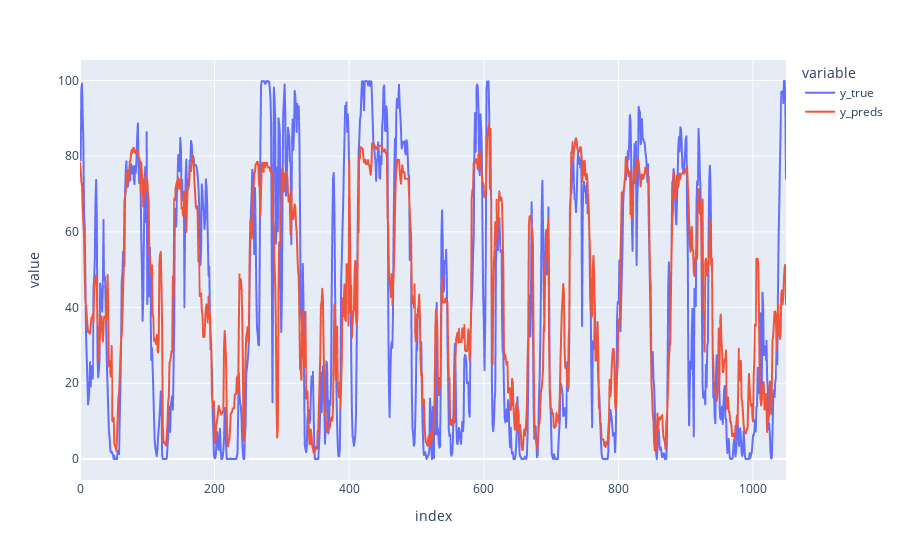

Notebook code cell kept with this figure:
### Markdown cell above
### Plot predictions

### Code cell
import plotly.express as px

df = pd.DataFrame({"y_true": y_true, "y_preds": y_preds})
fig = px.line(df, y=["y_true", "y_preds"], title='')
fig.show()

### Figure 1 — Plotly figure (JSON) as saved in the notebook; plotly's stock layout.template omitted (floating-point values rounded to 4 significant figures; data arrays with more than 128 entries replaced by an {"elided": "..."} marker saying what was removed)
{"data": [{"hovertemplate": "variable=y_true<br>index=%{x}<br>value=%{y}<extra></extra>", "legendgroup": "y_true", "line": {"color": "#636efa", "dash": "solid"}, "marker": {"symbol": "circle"}, "mode": "lines", "name": "y_true", "showlegend": true, "type": "scattergl", "x": {"elided": "1050 int values"}, "xaxis": "x", "y": {"elided": "1050 float values"}, "yaxis": "y"}, {"hovertemplate": "variable=y_preds<br>index=%{x}<br>value=%{y}<extra></extra>", "legendgroup": "y_preds", "line": {"color": "#EF553B", "dash": "solid"}, "marker": {"symbol": "circle"}, "mode": "lines", "name": "y_preds", "showlegend": true, "type": "scattergl", "x": {"elided": "1050 int values"}, "xaxis": "x", "y": {"elided": "1050 float values"}, "yaxis": "y"}], "layout": {"legend": {"title": {"text": "variable"}, "tracegroupgap": 0}, "margin": {"t": 60}, "xaxis": {"anchor": "y", "domain": [0, 1], "title": {"text": "index"}}, "yaxis": {"anchor": "x", "domain": [0, 1], "title": {"text": "value"}}}}
